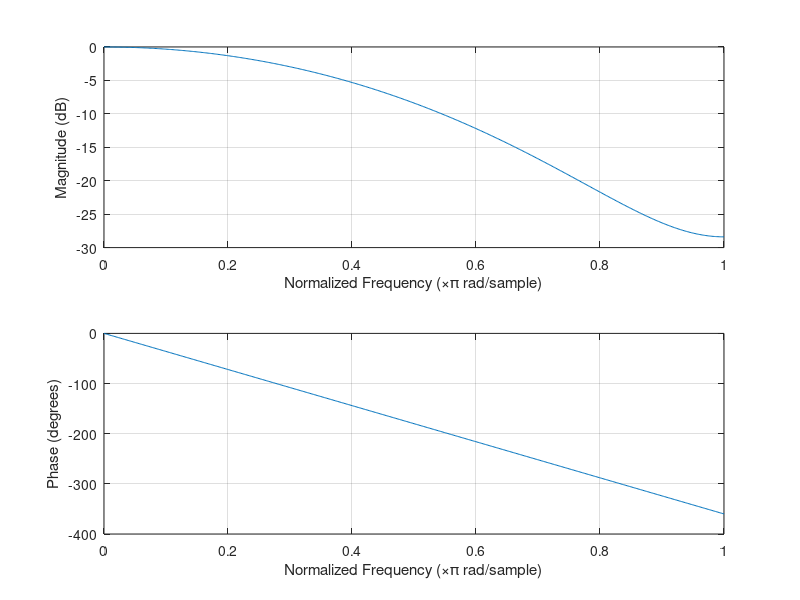

The MATLAB script that drew this image: (Note: this script raises an error after producing the figure.)
%%% FIR coefficients (Finite response impulse)

% No causal
%% 1
fc=0.5;
fe=12.5;
b=fir1(4,fc/(fe/2),'low') %% n Wn ftype
%%
freqz(b) %% bODE PLOT  -6.086  0.4277
%% Changing


%%%
%%
b=0.0345
xv=1/0.0345 %% With n=5 bits
var2=0.0345*(2^6);
%%
bn=0;
n=8; %%% 8 bits
nf=n+1; %%% 9
k=1;
factor=2^nf;
while k<=16
    bn(k)=b(k)*(2^nf)
    bn(k)=round(bn(k))
    
    k=k+1;
end
k=1;
sum=0;
while k<=5
    sum=sum+b(k);
    k=k+1;
end
    sum
    
%%
%generetign sinusoideal signal
x = -8*pi:.02:8*pi; y = sin(x); plot(x,y)
format short g;
noiseAmplitude=0.5;
noisy_y = y + noiseAmplitude * rand(1, length(y));
noisy_y=noisy_y*10;
noisy_y=round(noisy_y);
figure()
plot(noisy_y)
nst=noisy_y';

%%
dlmwrite('input100.txt',nst)

%%
figure()
Output = importdata('output101_functional_sim.txt');
figure()
plot(Output)







